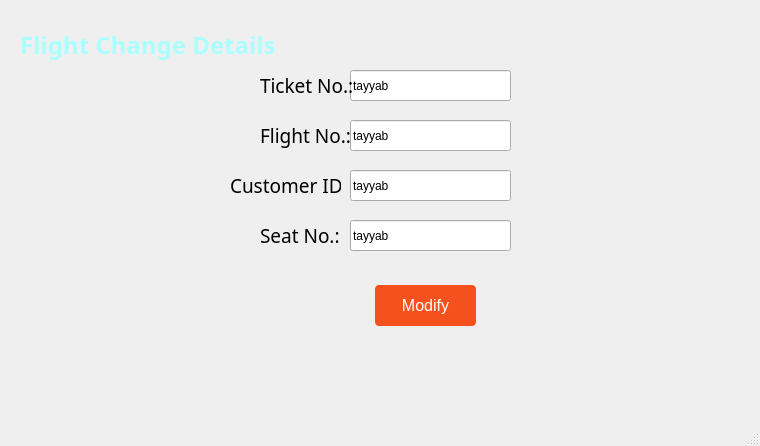
<?xml version="1.0" encoding="UTF-8"?>
<ui version="4.0">
 <class>FlightChangeDetails</class>
 <widget class="QMainWindow" name="FlightChangeDetails">
  <property name="geometry">
   <rect>
    <x>0</x>
    <y>0</y>
    <width>760</width>
    <height>446</height>
   </rect>
  </property>
  <property name="windowTitle">
   <string>Flight Change Details</string>
  </property>
  <widget class="QWidget" name="centralwidget">
   <widget class="QLabel" name="pic2_label">
    <property name="geometry">
     <rect>
      <x>0</x>
      <y>0</y>
      <width>761</width>
      <height>401</height>
     </rect>
    </property>
    <property name="text">
     <string/>
    </property>
    <property name="pixmap">
     <pixmap>../../Downloads/airline/back.jpg</pixmap>
    </property>
    <property name="scaledContents">
     <bool>true</bool>
    </property>
    <property name="wordWrap">
     <bool>false</bool>
    </property>
   </widget>
   <widget class="QLineEdit" name="lineEdit_3">
    <property name="geometry">
     <rect>
      <x>350</x>
      <y>120</y>
      <width>161</width>
      <height>31</height>
     </rect>
    </property>
    <property name="text">
     <string>tayyab</string>
    </property>
    <property name="echoMode">
     <enum>QLineEdit::Normal</enum>
    </property>
   </widget>
   <widget class="QLineEdit" name="lineEdit_2">
    <property name="geometry">
     <rect>
      <x>350</x>
      <y>70</y>
      <width>161</width>
      <height>31</height>
     </rect>
    </property>
    <property name="text">
     <string>tayyab</string>
    </property>
    <property name="echoMode">
     <enum>QLineEdit::Normal</enum>
    </property>
   </widget>
   <widget class="QLabel" name="label_8">
    <property name="geometry">
     <rect>
      <x>230</x>
      <y>170</y>
      <width>111</width>
      <height>31</height>
     </rect>
    </property>
    <property name="font">
     <font>
      <family>Andalus</family>
     </font>
    </property>
    <property name="text">
     <string>&lt;html&gt;&lt;head/&gt;&lt;body&gt;&lt;p&gt;&lt;span style=&quot; font-size:14pt; color:#000000;&quot;&gt;Customer ID:&lt;/span&gt;&lt;/p&gt;&lt;/body&gt;&lt;/html&gt;</string>
    </property>
   </widget>
   <widget class="QLabel" name="label_2">
    <property name="geometry">
     <rect>
      <x>260</x>
      <y>120</y>
      <width>141</width>
      <height>31</height>
     </rect>
    </property>
    <property name="font">
     <font>
      <family>Andalus</family>
     </font>
    </property>
    <property name="text">
     <string>&lt;html&gt;&lt;head/&gt;&lt;body&gt;&lt;p&gt;&lt;span style=&quot; font-size:14pt; color:#000000;&quot;&gt;Flight No.:&lt;/span&gt;&lt;/p&gt;&lt;/body&gt;&lt;/html&gt;</string>
    </property>
   </widget>
   <widget class="QLineEdit" name="lineEdit_8">
    <property name="geometry">
     <rect>
      <x>350</x>
      <y>220</y>
      <width>161</width>
      <height>31</height>
     </rect>
    </property>
    <property name="text">
     <string>tayyab</string>
    </property>
    <property name="echoMode">
     <enum>QLineEdit::Normal</enum>
    </property>
   </widget>
   <widget class="QPushButton" name="pushButton_2">
    <property name="geometry">
     <rect>
      <x>370</x>
      <y>280</y>
      <width>111</width>
      <height>51</height>
     </rect>
    </property>
    <property name="styleSheet">
     <string notr="true">QPushButton {
  display: inline-block;
  border-radius: 4px;
  background-color: #f4511e;
  border: none;
  color: #FFFFFF;
  text-align: center;
  font-size: 16px;
  padding: 5px;
  width: 100px;
  transition: all 0.5s;
  cursor: pointer;
  margin: 5px;
}</string>
    </property>
    <property name="text">
     <string>Modify</string>
    </property>
   </widget>
   <widget class="QLabel" name="label_4">
    <property name="geometry">
     <rect>
      <x>260</x>
      <y>70</y>
      <width>141</width>
      <height>31</height>
     </rect>
    </property>
    <property name="font">
     <font>
      <family>Andalus</family>
     </font>
    </property>
    <property name="text">
     <string>&lt;html&gt;&lt;head/&gt;&lt;body&gt;&lt;p&gt;&lt;span style=&quot; font-size:14pt; color:#000000;&quot;&gt;Ticket No.:&lt;/span&gt;&lt;/p&gt;&lt;/body&gt;&lt;/html&gt;</string>
    </property>
   </widget>
   <widget class="QLabel" name="label_3">
    <property name="geometry">
     <rect>
      <x>260</x>
      <y>220</y>
      <width>141</width>
      <height>31</height>
     </rect>
    </property>
    <property name="font">
     <font>
      <family>Andalus</family>
     </font>
    </property>
    <property name="text">
     <string>&lt;html&gt;&lt;head/&gt;&lt;body&gt;&lt;p&gt;&lt;span style=&quot; font-size:14pt; color:#000000;&quot;&gt;Seat No.:&lt;/span&gt;&lt;/p&gt;&lt;/body&gt;&lt;/html&gt;</string>
    </property>
   </widget>
   <widget class="QLineEdit" name="lineEdit_4">
    <property name="geometry">
     <rect>
      <x>350</x>
      <y>170</y>
      <width>161</width>
      <height>31</height>
     </rect>
    </property>
    <property name="text">
     <string>tayyab</string>
    </property>
    <property name="echoMode">
     <enum>QLineEdit::Normal</enum>
    </property>
   </widget>
   <widget class="QLabel" name="label">
    <property name="geometry">
     <rect>
      <x>20</x>
      <y>10</y>
      <width>351</width>
      <height>71</height>
     </rect>
    </property>
    <property name="font">
     <font>
      <family>Andalus</family>
     </font>
    </property>
    <property name="text">
     <string>&lt;!DOCTYPE HTML PUBLIC &quot;-//W3C//DTD HTML 4.0//EN&quot; &quot;http://www.w3.org/TR/REC-html40/strict.dtd&quot;&gt;
&lt;html&gt;&lt;head&gt;&lt;meta name=&quot;qrichtext&quot; content=&quot;1&quot; /&gt;&lt;style type=&quot;text/css&quot;&gt;
p, li { white-space: pre-wrap; }
&lt;/style&gt;&lt;/head&gt;&lt;body style=&quot; font-family:'Andalus'; font-size:8pt; font-weight:400; font-style:normal;&quot;&gt;
&lt;p style=&quot; margin-top:0px; margin-bottom:0px; margin-left:0px; margin-right:0px; -qt-block-indent:0; text-indent:0px;&quot;&gt;&lt;span style=&quot; font-family:'MS Shell Dlg 2'; font-size:18pt; font-weight:600; color:#aaffff;&quot;&gt;Flight Change Details&lt;/span&gt;&lt;/p&gt;&lt;/body&gt;&lt;/html&gt;</string>
    </property>
   </widget>
  </widget>
  <widget class="QMenuBar" name="menubar">
   <property name="geometry">
    <rect>
     <x>0</x>
     <y>0</y>
     <width>760</width>
     <height>21</height>
    </rect>
   </property>
  </widget>
  <widget class="QStatusBar" name="statusbar"/>
 </widget>
 <resources/>
 <connections/>
</ui>
